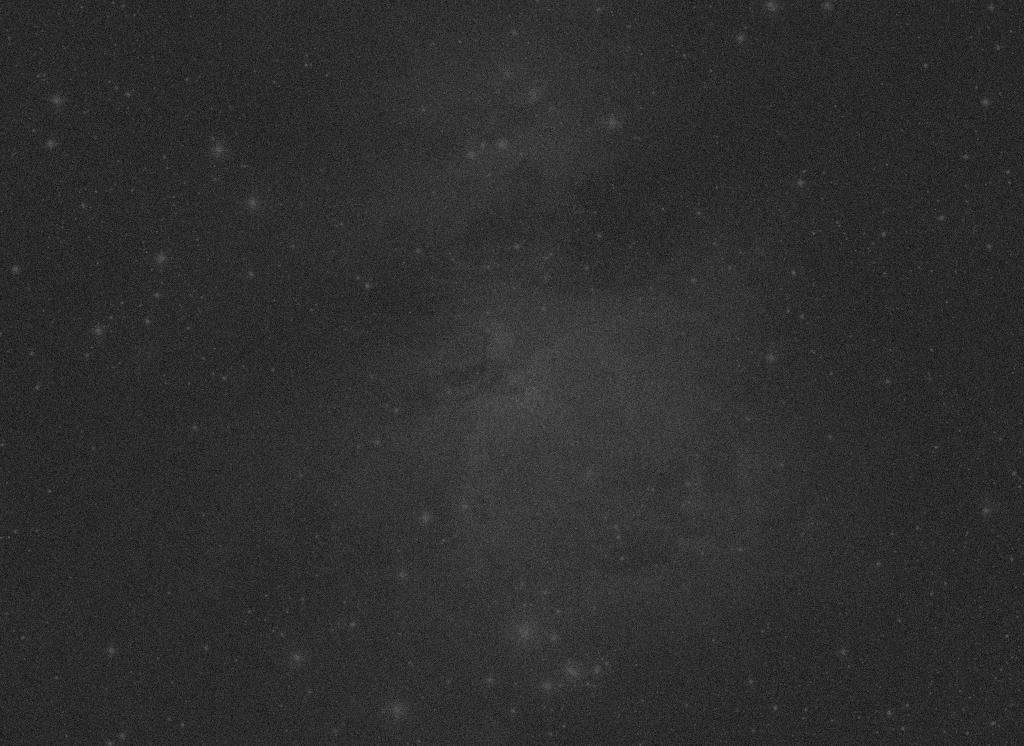
%> input picture imgProcessing Week6 Lab/lab5-Noise/space2_wn.jpg, 1024 x 746 px
$ octave lab5_noise2.m   (GNU Octave 9; MATLAB toolbox functions it lacks are replaced by stand-ins)
%> lines starting %> are read from the running program, lines starting %| are printed output that depends on the picture
Original = imread("space2_wn.jpg");
%> Original is the input picture: size 746x1024 uint8; min 4, max 97, mean 46

enhaced_image = imadjust(Original,stretchlim(Original),[]);
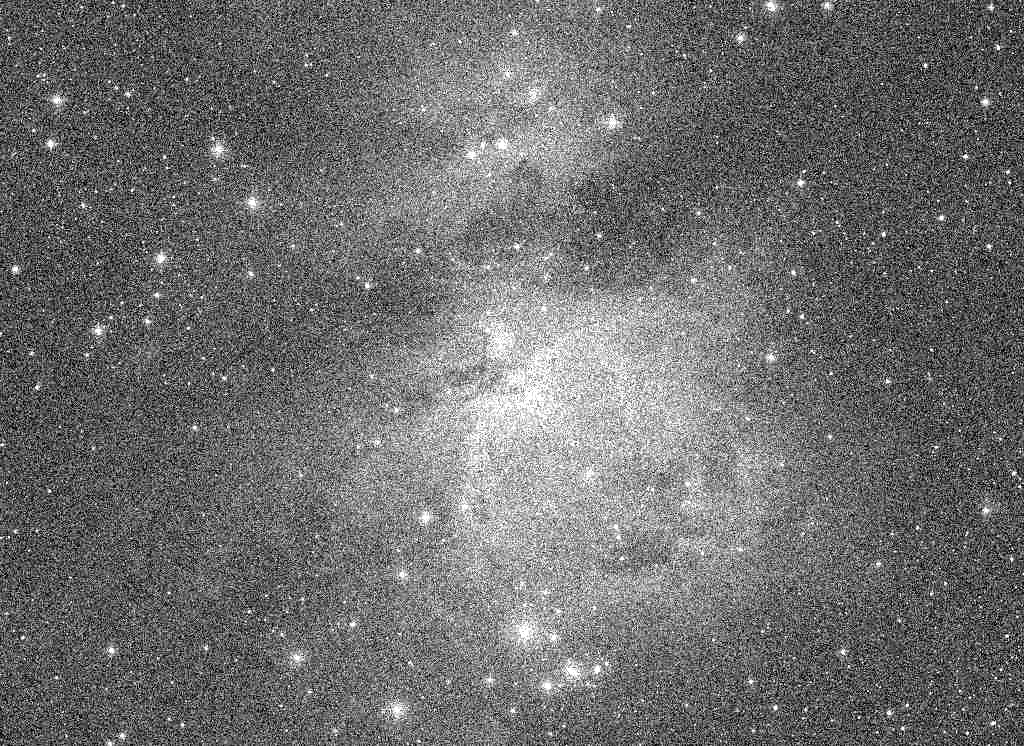
%> enhaced_image: size 746x1024 uint8; min 0, max 255, mean 110.4

%noise_reduce = adapthisteq(Original);
noise_reduce = fspecial('gaussian',[5 5],1.0);

image1 = imfilter(enhaced_image,noise_reduce);

image2 = adapthisteq(image1);
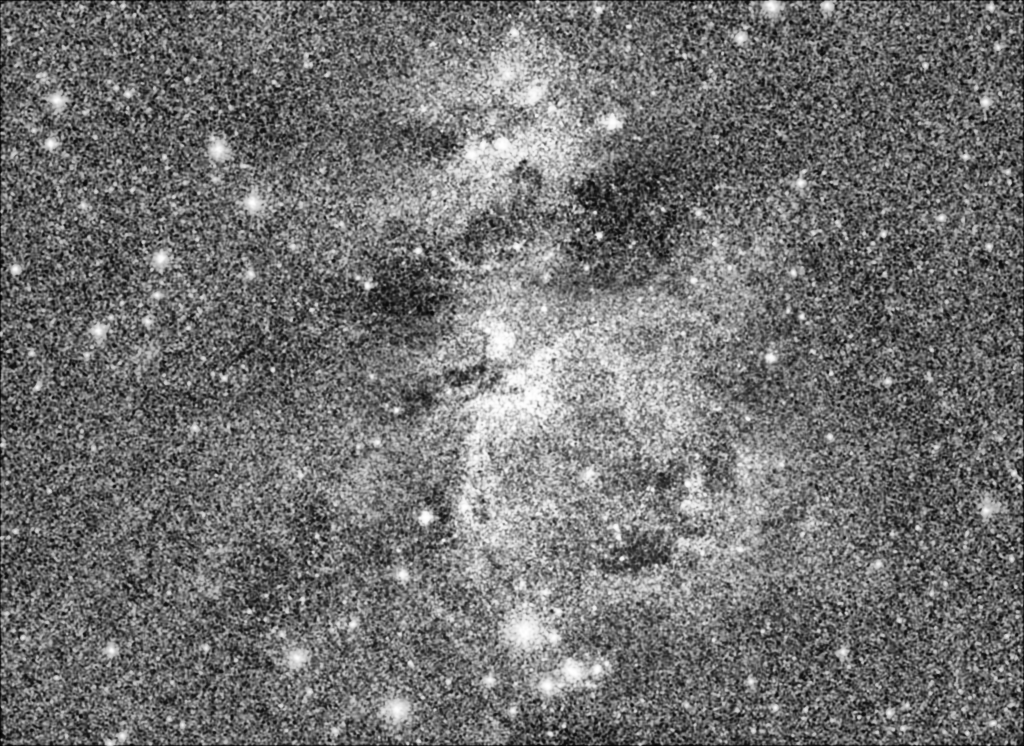
%> image2: size 746x1024 uint8; min 0, max 255, mean 113.1


%subplot(3, 3, 1);
%imshow(I)
%title('Input');

subplot(1, 3, 1);
imshow(Original)
title('Original');

subplot(1, 3, 2);
imshow(image1)
title('show1');

subplot(1, 3, 3);
imshow(image2)
title('show2');
